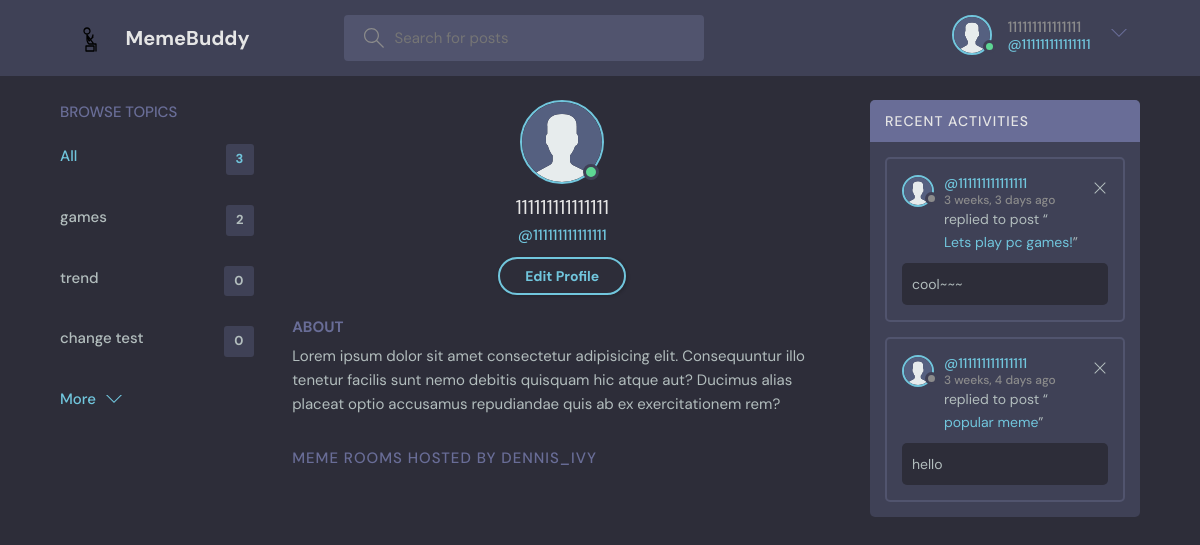
Page /profile/2/ (signed in) on the committed database.
### base/models.py (models this page shows, shortened)
class User(AbstractUser):
    name = models.CharField(max_length=200, null=True)
    email = models.EmailField(unique=True, null=True)
    bio = models.TextField(null=True)
    avatar = models.ImageField(null=True, default="avatar.svg")
    USERNAME_FIELD = 'email'
    REQUIRED_FIELDS = []

class Topic(models.Model):
    name = models.CharField(max_length=200)

class Message(models.Model):
    user = models.ForeignKey(User, on_delete=models.CASCADE)
    room = models.ForeignKey(Room, on_delete=models.CASCADE)
    body = models.TextField()
    img = models.TextField()
    updated = models.DateTimeField(auto_now=True)
    created = models.DateTimeField(auto_now_add=True)
    class Meta:
        ordering = ['-updated', '-created']

class Room(models.Model):
    host = models.ForeignKey(User, on_delete=models.SET_NULL, null=True)
    topic = models.ForeignKey(Topic, on_delete=models.SET_NULL, null=True)
    name = models.CharField(max_length=200)
    description = models.TextField(null=True, blank=True)
    participants = models.ManyToManyField(
        User, related_name='participants', blank=True)
    updated = models.DateTimeField(auto_now=True)
    created = models.DateTimeField(auto_now_add=True)
    class Meta:
        ordering = ['-updated', '-created']
    def __str__(self):
        return self.name

### base/views.py (the view)
# urls.py: path('profile/<str:pk>/', views.userProfile, name="user-profile"),
def userProfile(request, pk):
    user = User.objects.get(id=pk)
    rooms = user.room_set.all()
    room_messages = user.message_set.all()
    topics = Topic.objects.all()
    context = {'user': user, 'rooms': rooms,
               'room_messages': room_messages, 'topics': topics}
    return render(request, 'base/profile.html', context)

### base/templates/base/profile.html (shortened to what this page needs)
{% extends 'main.html' %}
{% block content %}
<main class="profile-page layout layout--3">
  <div class="container">
    {% include 'base/topics_component.html' %}
    <div class="roomList">
      <div class="profile">
        <div class="profile__avatar">
          <div class="avatar avatar--large active">
            <img src="{{request.user.avatar.url}}" />
          </div>
        </div>
        <div class="profile__info">
          <h3>{{user.username}}</h3>
          <p>@{{user.username}}</p>
          {% if request.user == user %}
          <a href="{% url 'update-user' %}" class="btn btn--main btn--pill">Edit Profile</a>
          {% endif %}
        </div>
        <div class="profile__about">
          <h3>About</h3>
          <p>
            Lorem ipsum dolor sit amet consectetur adipisicing elit. Consequuntur illo tenetur
            facilis sunt nemo debitis quisquam hic atque aut? Ducimus alias placeat optio
            accusamus repudiandae quis ab ex exercitationem rem?
          </p>
        </div>
      </div>
      <div class="roomList__header">
        <div>
          <h2>Meme Rooms Hosted by dennis_ivy</a>
          </h2>
        </div>
      </div>
    </div>
    {% include 'base/activity_component.html' %}
  </div>
</main>
{% endblock content %}

### templates/navbar.html (shortened to what this page needs)
{% load static %}
<header class="header header--loggedIn">
    <div class="container">
        <a href="{% url 'home' %}" class="header__logo">
            <img src="{% static 'images/logoo.svg' %}" />
            <h1>MemeBuddy</h1>
        </a>
        <form class="header__search" method="GET" action="{% url 'home' %}">
            <label>
                <input name="q" placeholder="Search for posts" />
            </label>
        </form>
        <nav class="header__menu">
            {% if request.user.is_authenticated %}
            <div class="header__user">
                <a href="{% url 'update-user' %}">
                    <div class="avatar avatar--medium active">
                        <img src="{{request.user.avatar.url}}" />
                    </div>
                    <p>{{request.user.username}} <span>@{{request.user.username}}</span></p>
                </a>
                <button class="dropdown-button">
                    <svg version="1.1" xmlns="http://www.w3.org/2000/svg" width="32" height="32" viewBox="0 0 32 32">
                        <title>chevron-down</title>
                        <path d="M16 21l-13-13h-3l16 16 16-16h-3l-13 13z"></path>
                    </svg>
                </button>
            </div>
            {% else %}
            <a href="{% url 'login' %}">
                <img src="{% static 'images/avatar.svg' %}" />
                <p>Login</p>
            </a>
            {% endif %}
        </nav>
    </div>
</header>

### base/templates/base/topics_component.html
<div class="topics">
    <div class="topics__header">
        <h2>Browse Topics</h2>
    </div>
    <ul class="topics__list">
        <li>
            <a href="{% url 'home' %}" class="active">All <span>{{topics.count}}</span></a>
        </li>
        {% for topic in topics %}
        <li>
            <a href="{% url 'home' %}?q={{topic.name}}">{{topic.name}}<span>{{topic.room_set.all.count}}</span></a>
        </li>
        {% endfor %}
    </ul>
    <a class="btn btn--link" href="{% url 'topics' %}">
        More
        <svg version="1.1" xmlns="http://www.w3.org/2000/svg" width="32" height="32" viewBox="0 0 32 32">
            <title>chevron-down</title>
            <path d="M16 21l-13-13h-3l16 16 16-16h-3l-13 13z"></path>
        </svg>
    </a>
</div>

### base/templates/base/activity_component.html
<div class="activities">
    <div class="activities__header">
        <h2>Recent Activities</h2>
    </div>
    {% for message in room_messages %}
    <div class="activities__box">
        <div class="activities__boxHeader roomListRoom__header">
            <a href="{% url 'user-profile' message.user.id %}" class="roomListRoom__author">
                <div class="avatar avatar--small">
                    <img src="{{message.user.avatar.url}}" />
                </div>
                <p>
                    @{{message.user.username}}
                    <span>{{message.created|timesince}} ago</span>
                </p>
            </a>
            {% if request.user == message.user %}
            <div class="roomListRoom__actions">
                <a href="{% url 'delete-message' message.id %}">
                    <svg version="1.1" xmlns="http://www.w3.org/2000/svg" width="32" height="32" viewBox="0 0 32 32">
                        <title>remove</title>
                        <path
                            d="M27.314 6.019l-1.333-1.333-9.98 9.981-9.981-9.981-1.333 1.333 9.981 9.981-9.981 9.98 1.333 1.333 9.981-9.98 9.98 9.98 1.333-1.333-9.98-9.98 9.98-9.981z">
                        </path>
                    </svg>
                </a>
            </div>
            {% endif %}
        </div>
        <div class="activities__boxContent">
            <p>replied to post “<a href="{% url 'room' message.room.id %}">{{message.room}}</a>”</p>
            <div class="activities__boxRoomContent">{{message.body}}</div>
        </div>
    </div>
    {% endfor %}
</div>

### rows in the picture
User: user.avatar (placeholder picture), user.username "111111111111111", username "111111111111111"
Topic: name "games", room_set.all.count "2"
Topic: name "trend", room_set.all.count "0"
Topic: name "change test", room_set.all.count "0"
Message: user.avatar (placeholder picture), user.username "111111111111111", created "3 weeks, 3 days", room "Lets play pc games!", body "cool~~~"
Message: user.avatar (placeholder picture), user.username "111111111111111", created "3 weeks, 4 days", room "popular meme", body "hello"

### other values in the picture
{{ topics.count }} "3"
